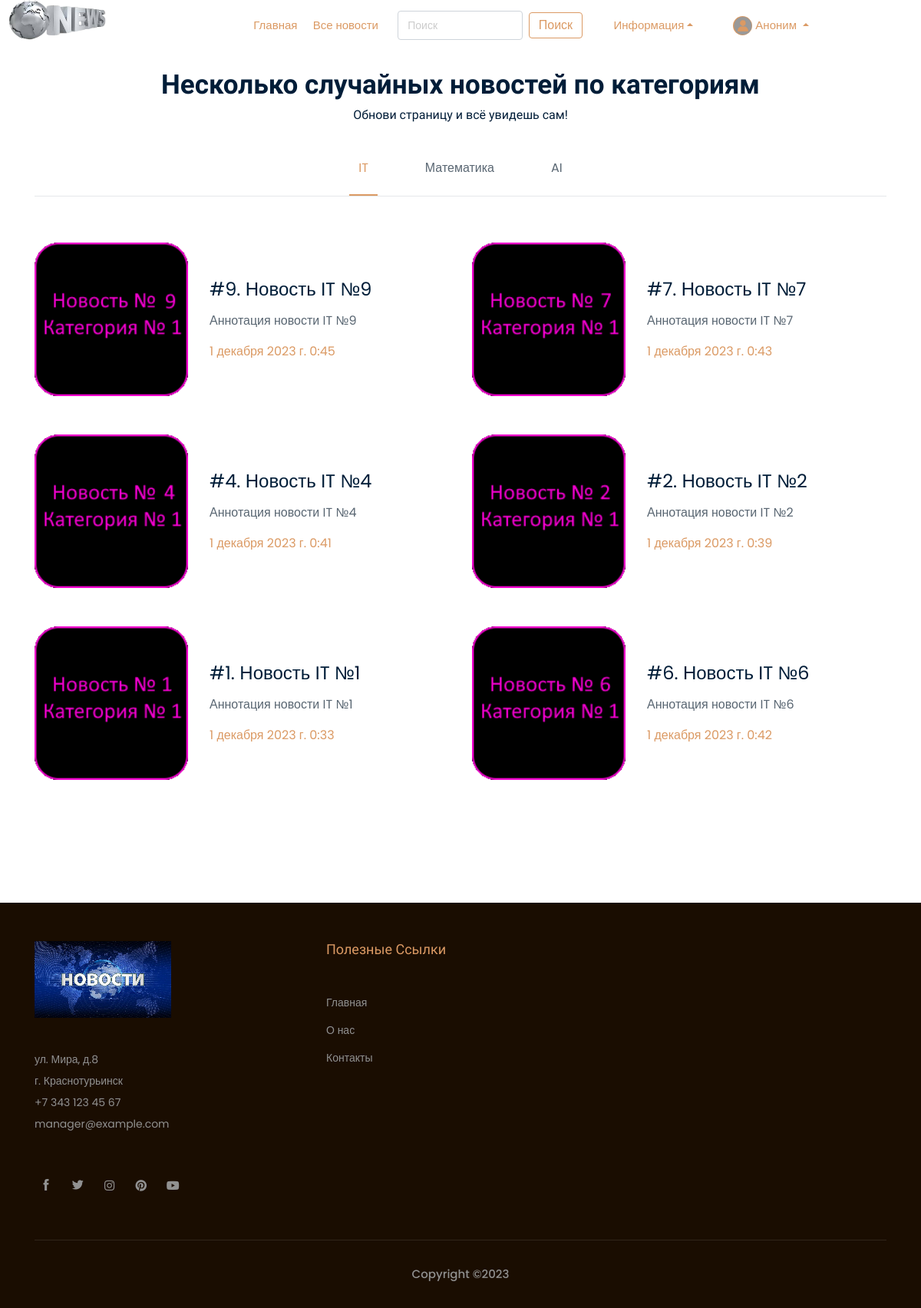
The page / on the database its author committed.
### news/models.py (models this page shows, shortened)
class Article(models.Model):
    categories = [('IT', 'IT'),
                  ('MATH', 'Mathematic'),
                  ('AI', 'AI')]
    author = models.ForeignKey(User, on_delete=models.SET_NULL, null=True, verbose_name='Автор')    # Если пользователь удалится, то данное поле будет NULL
    title = models.CharField('Название', max_length=50, default='')
    anouncement = models.TextField('Аннотация', max_length=250)
    text = models.TextField('Текст новости')
    date = models.DateTimeField('Дата публикации', auto_now=True)
    date_edit = models.DateTimeField('Дата редактирования', auto_now=True)
    category = models.CharField(choices=categories, max_length=20, verbose_name='Категории')
    tags = models.ManyToManyField(to=Tag, blank=True, verbose_name='Тэги')    # blank - разрешаем полю быть пустым
    slug = models.SlugField()
    objects = models.Manager()
    published = PublishedToday()
    status = models.BooleanField(default=False, verbose_name='Опубликовать')    # Автор добавляет новость и по-умолчанию она не публикуется. Модетатор должен подтвердить публикацию - True
    def get_absolute_url(self):
        return f'/news/show/{self.id}'
    class Meta:
        ordering = ['title', 'date']    # Порядок сортировки
        verbose_name = 'Новость'
        verbose_name_plural = 'Новости'

class Image(models.Model):
    def folder_path(instance, filename):
        return f"article_images/article_{instance.article.pk}/{filename}"
    article = models.ForeignKey(Article, on_delete=models.CASCADE)
    title = models.CharField(max_length=50, blank=True)
    image = models.ImageField(upload_to=folder_path)     # лучше добавить поле default !!!
    objects = models.Manager()
    class Meta:
        verbose_name = 'Изображение'
        verbose_name_plural = 'Изображения'

### news/views.py (the view)
# urls.py: path('', news_views.main_index, name='home'),
def main_index(request):
    it_articles = Article.objects.filter(category__exact='IT').order_by('?')[:6]
    math_articles = Article.objects.filter(category__exact='MATH').order_by('?')[:6]
    ai_articles = Article.objects.filter(category__exact='AI').order_by('?')[:6]
    context = {'it_articles': it_articles, 'math_articles': math_articles, 'ai_articles': ai_articles}
    return render(request, 'main/index.html', context=context)

### main/templates/main/index.html (shortened to what this page needs)
{% extends 'main/base_template.html' %}
{% load static %}
{% block content %}
<div class="Delicious_area">
    <div class="container">
        <div class="row">
            <div class="col-xl-12">
                <div class="section_title text-center mb-50">
                    <h3>Несколько случайных новостей по категориям</h3>
                    <h5>Обнови страницу и всё увидешь сам!</h5>
                </div>
            </div>
        </div>
        <div class="tablist_menu">
            <div class="row">
                <div class="col-xl-12">
                    <ul class="nav justify-content-center" id="pills-tab" role="tablist">
                        <li class="nav-item">
                            <a class="nav-link active" id="pills-home-tab" data-toggle="pill" href="#pills-home" role="tab" aria-controls="pills-home" aria-selected="true">
                                <div class="single_menu text-center">
                                    <h4>IT</h4>
                                </div>
                            </a>
                        </li>
                        <li class="nav-item">
                            <a class="nav-link" id="pills-profile-tab" data-toggle="pill" href="#pills-profile" role="tab" aria-controls="pills-profile" aria-selected="false">
                                <div class="single_menu text-center">
                                    <h4>Математика</h4>
                                </div>
                            </a>
                        </li>
                        <li class="nav-item">
                            <a class="nav-link" id="pills-contact-tab" data-toggle="pill" href="#pills-contact" role="tab" aria-controls="pills-contact" aria-selected="false">
                                <div class="single_menu text-center">
                                    <h4>AI</h4>
                                </div>
                            </a>
                        </li>
                    </ul>
                </div>
            </div>
        </div>
        <div class="tab-content" id="pills-tabContent">
            <div class="tab-pane fade show active" id="pills-home" role="tabpanel" aria-labelledby="pills-home-tab">
                {% include 'news/news_random_main.html' with articles=it_articles %}
            </div>
        </div>
    </div>
</div>
{% endblock %}

### news/templates/news/news_random_main.html
<div class="row">
    {% for article in articles %}
        <div class="col-xl-6 col-md-6 col-lg-6">
            <a href="{{ article.get_absolute_url }}">
            <div class="single_delicious d-flex align-items-center">
                <div class="thumb">
                    <img src="{{ article.image_set.all.0.image.url }}" alt="{{ article.title }}" style="height:200px; width:auto;">
                </div>
                <div class="info">
                    <h3>#{{ article.id }}. {{ article.title }}</h3>
                    <p>{{ article.anouncement }}</p>
                    <span>{{ article.date }}</span>
                </div>
            </div>
        </div>
    {% endfor %}
</div>

### rows shown on the page
Article: image_set.all.0.image (picture), id "9", title "Новость IT №9", anouncement "Аннотация новости IT №9", date "1 декабря 2023 г. 0:45"
Article: image_set.all.0.image (picture), id "7", title "Новость IT №7", anouncement "Аннотация новости IT №7", date "1 декабря 2023 г. 0:43"
Article: image_set.all.0.image (picture), id "4", title "Новость IT №4", anouncement "Аннотация новости IT №4", date "1 декабря 2023 г. 0:41"
Article: image_set.all.0.image (picture), id "2", title "Новость IT №2", anouncement "Аннотация новости IT №2", date "1 декабря 2023 г. 0:39"
Article: image_set.all.0.image (picture), id "1", title "Новость IT №1", anouncement "Аннотация новости IT №1", date "1 декабря 2023 г. 0:33"
Article: image_set.all.0.image (picture), id "6", title "Новость IT №6", anouncement "Аннотация новости IT №6", date "1 декабря 2023 г. 0:42"
